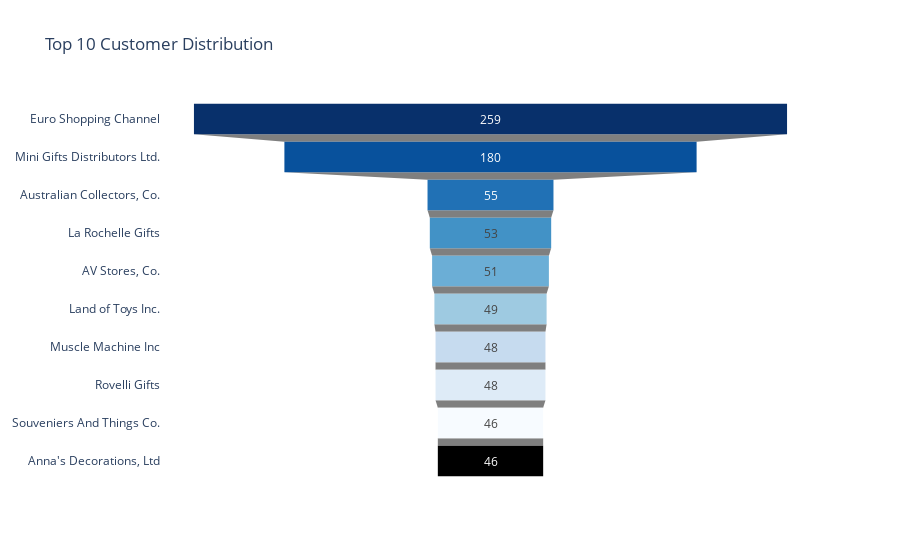

Here is the notebook cell this chart was saved with:
### Code cell
#Top 10 Clientes
top10customer = df.sort_values(by="SALES", ascending = False).head(5)
top10customer = df['CUSTOMERNAME'].value_counts()[:10]
fig = go.Figure(go.Funnel(  y=top10customer.index, x=top10customer.values,
    textinfo='value', marker={'color': px.colors.sequential.Blues_r}))
fig.update_layout(title_text='Top 10 Customer Distribution', template='plotly_white')
fig.show()

### Figure 1 — Plotly figure (JSON) as saved in the notebook; plotly's stock layout.template omitted (floating-point values rounded to 4 significant figures)
{"data": [{"marker": {"color": ["rgb(8,48,107)", "rgb(8,81,156)", "rgb(33,113,181)", "rgb(66,146,198)", "rgb(107,174,214)", "rgb(158,202,225)", "rgb(198,219,239)", "rgb(222,235,247)", "rgb(247,251,255)"]}, "textinfo": "value", "type": "funnel", "x": [259, 180, 55, 53, 51, 49, 48, 48, 46, 46], "y": ["Euro Shopping Channel", "Mini Gifts Distributors Ltd.", "Australian Collectors, Co.", "La Rochelle Gifts", "AV Stores, Co.", "Land of Toys Inc.", "Muscle Machine Inc", "Rovelli Gifts", "Souveniers And Things Co.", "Anna's Decorations, Ltd"]}], "layout": {"title": {"text": "Top 10 Customer Distribution"}}}
